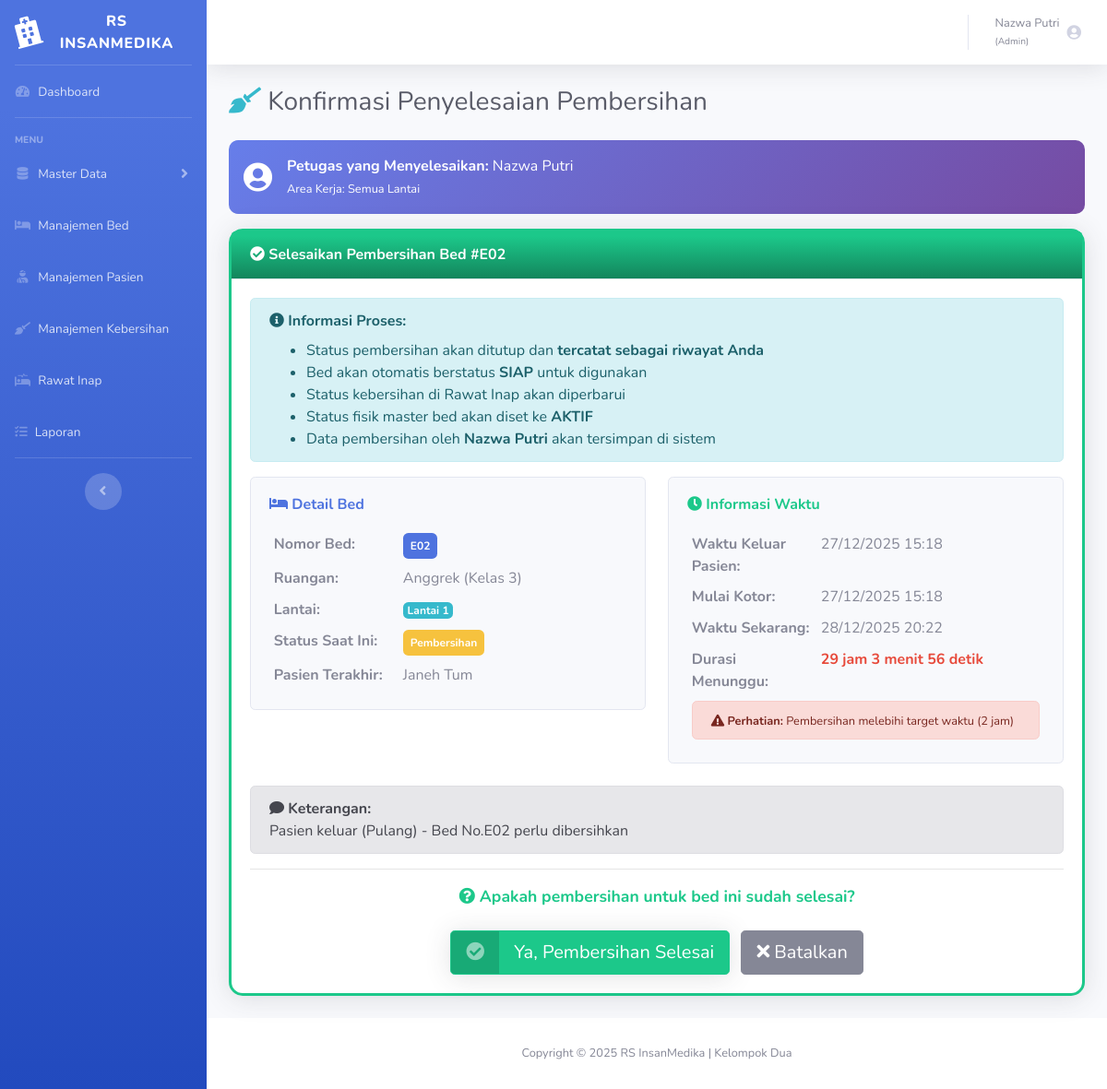
The page /rumahsakit/kebersihan/finish.php?id=35 (signed in) on the database its author committed.
### tables this page shows
CREATE TABLE `t_bedstatus` (
  `f_idbedsts` int(11) NOT NULL,
  `f_idpetugas` int(11) NOT NULL,
  `f_idbed` int(11) NOT NULL,
  `f_sts` enum('Kosong','Terisi','Siap','Pembersihan','Maintenance') NOT NULL,
  `f_waktumulai` datetime NOT NULL,
  `f_waktuselesai` datetime DEFAULT NULL,
  `f_keterangan` varchar(150) NOT NULL,
  `f_created` datetime NOT NULL
);

CREATE TABLE `t_tempattidur` (
  `f_idbed` int(11) NOT NULL,
  `f_idruangan` int(11) NOT NULL,
  `f_nomorbed` varchar(150) NOT NULL,
  `f_stsfisik` enum('Aktif','Nonaktif','Maintenance') NOT NULL,
  `f_created` datetime NOT NULL,
  `f_updated` datetime NOT NULL
);

CREATE TABLE `t_ruangan` (
  `f_idruangan` int(11) NOT NULL,
  `f_nama` varchar(150) NOT NULL,
  `f_kelas` enum('VVIP','VIP','Kelas 1','Kelas 2','Kelas 3') NOT NULL,
  `f_lantai` int(11) NOT NULL,
  `f_kapasitas` int(11) NOT NULL,
  `f_created` datetime NOT NULL,
  `f_updated` datetime NOT NULL,
  `f_luasruangan` decimal(6,2) DEFAULT NULL,
  `f_luasperbed` decimal(5,2) DEFAULT NULL,
  `f_faktorefisiensi` decimal(3,2) NOT NULL,
  `f_kapasitasmaks` int(11) NOT NULL
);

CREATE TABLE `t_pasien` (
  `f_idpasien` int(11) NOT NULL,
  `f_norekmed` varchar(150) NOT NULL,
  `f_nama` varchar(150) NOT NULL,
  `f_tgllahir` date NOT NULL,
  `f_jnskelamin` enum('Laki-laki','Perempuan') NOT NULL,
  `f_notlp` varchar(11) NOT NULL,
  `f_alamat` varchar(150) NOT NULL,
  `f_created` datetime NOT NULL,
  `f_updated` datetime NOT NULL
);

CREATE TABLE `t_rawatinap` (
  `f_idrawatinap` int(11) NOT NULL,
  `f_idpasien` int(11) NOT NULL,
  `f_idbed` int(11) NOT NULL,
  `f_idpetugas` int(11) NOT NULL,
  `f_kelas_diminta` enum('VVIP','VIP','Kelas 1','Kelas 2','Kelas 3') NOT NULL,
  `f_kelas_ditempatkan` enum('VVIP','VIP','Kelas 1','Kelas 2','Kelas 3') DEFAULT NULL,
  `f_status_penempatan` enum('langsung','upgrade','downgrade','menunggu') NOT NULL,
  `f_waktumasuk` datetime NOT NULL,
  `f_waktukeluar` datetime DEFAULT NULL,
  `f_stsbersih` enum('Siap','Kotor') NOT NULL,
  `f_alasan` enum('Pulang','Pindah','Meninggal') DEFAULT NULL,
  `f_created` datetime NOT NULL,
  `f_updated` datetime NOT NULL
);

### rumahsakit/dbcontroller.php (called while the page is built, shortened)
<?php
class dbcontroller
{
    private $host = '127.0.0.1';
    private $user = 'root';
    private $password = '';
    private $database = 'rumahsakit';
    private $koneksi;
    public function __construct()
    {
        $this->koneksi = $this->koneksiDB();
    }
    private function koneksiDB()
    {
        return mysqli_connect($this->host, $this->user, $this->password, $this->database);
    }
    public function getALL($sql)
    {
        $result = mysqli_query($this->koneksi, $sql);
        $data = [];
        if ($result) {
            while ($row = mysqli_fetch_assoc($result)) {
                $data[] = $row;
            }
        }
        return $data;
    }
}

### rumahsakit/kebersihan/finish.php (the view, shortened to what this page needs)
<?php
require_once "../dbcontroller.php";
$db = new dbcontroller();
$lantai_petugas = null;
$id_bedsts = (int)$_GET['id'];
$sql_status = "SELECT
                    bs.f_idbedsts,
                    bs.f_idbed,
                    bs.f_sts,
                    bs.f_waktumulai,
                    bs.f_keterangan,
                    bs.f_idpetugas as petugas_awal,
                    tt.f_nomorbed,
                    tt.f_stsfisik,
                    r.f_nama AS nama_ruangan,
                    r.f_kelas,
                    r.f_lantai,
                    ri.f_idrawatinap,
                    ri.f_waktukeluar,
                    p.f_nama AS nama_pasien,
                    COALESCE(ri.f_waktukeluar, bs.f_waktumulai) as waktu_referensi
                FROM
                    t_bedstatus bs
                JOIN
                    t_tempattidur tt ON bs.f_idbed = tt.f_idbed
                JOIN
                    t_ruangan r ON tt.f_idruangan = r.f_idruangan
                LEFT JOIN
                    t_rawatinap ri ON tt.f_idbed = ri.f_idbed
                    AND ri.f_waktukeluar IS NOT NULL
                    AND ri.f_stsbersih = 'Kotor'
                LEFT JOIN
                    t_pasien p ON ri.f_idpasien = p.f_idpasien
                WHERE
                    bs.f_idbedsts = $id_bedsts
                    AND bs.f_waktuselesai IS NULL
                    AND bs.f_sts IN ('Pembersihan', 'Kotor')";
$status_data = $db->getALL($sql_status);
$status = $status_data[0];
$lantai_bed = $status['f_lantai'];
function formatDurasi($waktu_mulai_str) {
    $waktu_mulai = strtotime($waktu_mulai_str);
    $waktu_sekarang = time();
    $selisih = $waktu_sekarang - $waktu_mulai;
    $jam = floor($selisih / 3600);
    $menit = floor(($selisih % 3600) / 60);
    $detik = $selisih % 60;
    return [
        'jam' => max(0, $jam),
        'menit' => max(0, $menit),
        'detik' => max(0, $detik),
        'total_jam' => max(0, $jam)
    ];
}
$waktu_untuk_durasi = $status['waktu_referensi'] ?? $status['f_waktumulai'];
$durasi = formatDurasi($waktu_untuk_durasi);
$durasi_jam = $durasi['jam'];
$durasi_menit = $durasi['menit'];
$durasi_detik = $durasi['detik'];
$waktu_keluar_display = isset($status['f_waktukeluar']) && $status['f_waktukeluar']
    ? date('d/m/Y H:i', strtotime($status['f_waktukeluar']))
    : '-';
?>
<!DOCTYPE html>
<html lang="en">
<head>
    <link href="../vendor/fontawesome-free/css/all.min.css" rel="stylesheet" type="text/css">
    <link href="../css/sb-admin-2.min.css" rel="stylesheet">
</head>
<body id="page-top">
    <div id="wrapper">
        <?php include '../sidebar.php'; ?>
        <div id="content-wrapper" class="d-flex flex-column">
            <div id="content">
                <?php include '../topbar.php'; ?>
                <div class="container-fluid mt-4">
                    <h1 class="h3 mb-4 text-gray-800">
                        <i class="fas fa-broom text-info"></i> Konfirmasi Penyelesaian Pembersihan
                    </h1>
                    <div class="petugas-info">
                        <div class="d-flex align-items-center">
                            <i class="fas fa-user-circle fa-2x mr-3"></i>
                            <div>
                                <strong>Petugas yang Menyelesaikan:</strong> <?= htmlspecialchars($nama_petugas) ?>
                                <?php if ($lantai_petugas !== null): ?>
                                    <br><small>Area Kerja: Lantai <?= $lantai_petugas ?></small>
                                <?php else: ?>
                                    <br><small>Area Kerja: Semua Lantai</small>
                                <?php endif; ?>
                            </div>
                        </div>
                    </div>
                    <div class="card confirmation-card shadow mb-4">
                        <div class="card-header py-3 bg-gradient-success text-white">
                            <h6 class="m-0 font-weight-bold">
                                <i class="fas fa-check-circle check-animation"></i> Selesaikan Pembersihan Bed #<?= htmlspecialchars($status['f_nomorbed']) ?>
                            </h6>
                        </div>
                        <div class="card-body">
                            <div class="alert alert-info">
                                <strong><i class="fas fa-info-circle"></i> Informasi Proses:</strong>
                                <ul class="mb-0 mt-2">
                                    <li>Status pembersihan akan ditutup dan <strong>tercatat sebagai riwayat Anda</strong></li>
                                    <li>Bed akan otomatis berstatus <strong>SIAP</strong> untuk digunakan</li>
                                    <li>Status kebersihan di Rawat Inap akan diperbarui</li>
                                    <li>Status fisik master bed akan diset ke <strong>AKTIF</strong></li>
                                    <li>Data pembersihan oleh <strong><?= htmlspecialchars($nama_petugas) ?></strong> akan tersimpan di sistem</li>
                                </ul>
                            </div>
                            <div class="row mb-4">
                                <div class="col-md-6">
                                    <div class="card bg-light">
                                        <div class="card-body">
                                            <h6 class="text-primary font-weight-bold mb-3">
                                                <i class="fas fa-bed"></i> Detail Bed
                                            </h6>
                                            <table class="table table-sm table-borderless mb-0">
                                                <tr>
                                                    <td width="140"><strong>Nomor Bed:</strong></td>
                                                    <td><span class="badge badge-primary p-2"><?= htmlspecialchars($status['f_nomorbed']) ?></span></td>
                                                </tr>
                                                <tr>
                                                    <td><strong>Ruangan:</strong></td>
                                                    <td><?= htmlspecialchars($status['nama_ruangan']) ?> (<?= htmlspecialchars($status['f_kelas']) ?>)</td>
                                                </tr>
                                                <tr>
                                                    <td><strong>Lantai:</strong></td>
                                                    <td><span class="badge badge-info">Lantai <?= $lantai_bed ?></span></td>
                                                </tr>
                                                <tr>
                                                    <td><strong>Status Saat Ini:</strong></td>
                                                    <td><span class="badge badge-warning p-2"><?= htmlspecialchars($status['f_sts']) ?></span></td>
                                                </tr>
                                                <tr>
                                                    <td><strong>Pasien Terakhir:</strong></td>
                                                    <td><?= htmlspecialchars($status['nama_pasien'] ?? '-') ?></td>
                                                </tr>
                                            </table>
                                        </div>
                                    </div>
                                </div>
                                <div class="col-md-6">
                                    <div class="card bg-light">
                                        <div class="card-body">
                                            <h6 class="text-success font-weight-bold mb-3">
                                                <i class="fas fa-clock"></i> Informasi Waktu
                                            </h6>
                                            <table class="table table-sm table-borderless mb-0">
                                                <tr>
                                                    <td width="140"><strong>Waktu Keluar Pasien:</strong></td>
                                                    <td><?= $waktu_keluar_display ?></td>
                                                </tr>
                                                <tr>
                                                    <td><strong>Mulai Kotor:</strong></td>
                                                    <td><?= date('d/m/Y H:i', strtotime($status['f_waktumulai'])) ?></td>
                                                </tr>
                                                <tr>
                                                    <td><strong>Waktu Sekarang:</strong></td>
                                                    <td><?= date('d/m/Y H:i') ?></td>
                                                </tr>
                                                <tr>
                                                    <td><strong>Durasi Menunggu:</strong></td>
                                                    <td>
                                                        <strong class="<?= $durasi['total_jam'] >= 2 ? 'text-danger' : ($durasi['total_jam'] >= 1 ? 'text-warning' : 'text-success') ?>">
                                                            <?= $durasi_jam ?> jam <?= $durasi_menit ?> menit <?= $durasi_detik ?> detik
                                                        </strong>
                                                    </td>
                                                </tr>
                                                <?php if ($durasi['total_jam'] >= 2): ?>
                                                <tr>
                                                    <td colspan="2">
                                                        <div class="alert alert-danger mb-0 py-2">
                                                            <small><i class="fas fa-exclamation-triangle"></i> <strong>Perhatian:</strong> Pembersihan melebihi target waktu (2 jam)</small>
                                                        </div>
                                                    </td>
                                                </tr>
                                                <?php endif; ?>
                                            </table>
                                        </div>
                                    </div>
                                </div>
                            </div>
                            <?php if (!empty($status['f_keterangan'])): ?>
                            <div class="alert alert-secondary">
                                <strong><i class="fas fa-comment"></i> Keterangan:</strong><br>
                                <?= htmlspecialchars($status['f_keterangan']) ?>
                            </div>
                            <?php endif; ?>
                            <hr>
                            <form action="finish.php?id=<?= $id_bedsts ?>" method="POST">
                                <p class="text-center font-weight-bold text-success mb-4" style="font-size: 1.1rem;">
                                    <i class="fas fa-question-circle"></i> Apakah pembersihan untuk bed ini sudah selesai?
                                </p>
                                <div class="text-center mt-4">
                                    <button type="submit" class="btn btn-success btn-lg btn-icon-split shadow">
                                        <span class="icon text-white-50"><i class="fas fa-check-circle"></i></span>
                                        <span class="text">Ya, Pembersihan Selesai</span>
                                    </button>
                                    <a href="select.php" class="btn btn-secondary btn-lg ml-2">
                                        <i class="fas fa-times"></i> Batalkan
                                    </a>
                                </div>
                            </form>
                        </div>
                    </div>
                </div>
            </div>
            <footer class="sticky-footer bg-white">
                <div class="container my-auto">
                    <div class="copyright text-center my-auto">
                        <span>Copyright &copy; 2025 RS InsanMedika | Kelompok Dua</span>
                    </div>
                </div>
            </footer>
        </div>
    </div>
</body>
</html>

### rumahsakit/kebersihan/finish.php (style rules this page uses)
.confirmation-card { border: 3px solid #1cc88a; border-radius: 15px; }
.check-animation { animation: checkmark 0.5s ease-in-out; }
.petugas-info { background: linear-gradient(135deg, #667eea 0%, #764ba2 100%); color: white; padding: 1rem; border-radius: 10px; margin-bottom: 1rem; }

### rows shown on the page
t_bedstatus: f_idbed.f_nomorbed "E02", t_ruangan.f_nama "Anggrek", t_ruangan.f_kelas "Kelas 3", t_ruangan.f_lantai "1", f_sts "Pembersihan", t_pasien.f_nama "Janeh Tum", t_rawatinap.f_waktukeluar "27/12/2025 15:18", f_waktumulai "27/12/2025 15:18", f_keterangan "Pasien keluar (Pulang) - Bed No.E02 perlu dibersihkan"

### other values the page prints
$nama_petugas "Nazwa Putri"
$role_petugas "Admin"
$durasi_jam "29"
$durasi_menit "3"
$durasi_detik "56"
